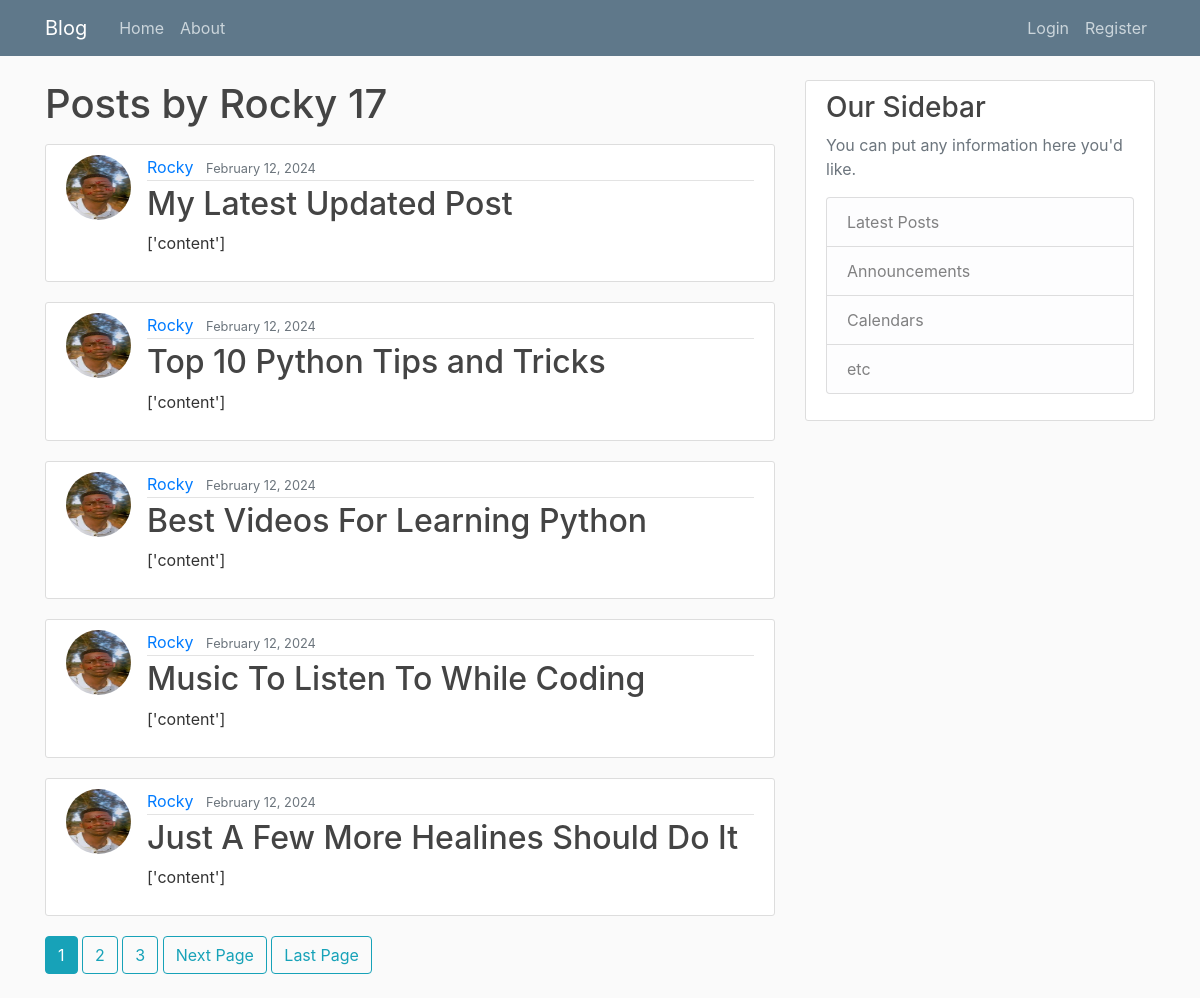
The page /user/Rocky on the database its author committed.
### blog/models.py (models this page shows, shortened)
class Post(models.Model):
    title = models.CharField(max_length=100)
    content = models.TextField()
    date_posted = models.DateTimeField(default=timezone.now)
    author = models.ForeignKey(User, on_delete=models.CASCADE)

### users/models.py (models this page shows, shortened)
class profile(models.Model):
    user = models.OneToOneField(User, on_delete=models.CASCADE)
    image = models.ImageField(default='default.jpg', upload_to='profile_pics')

### blog/views.py (the view)
# urls.py: path('user/<str:username>', UserPostListView.as_view(), name='user-posts'),
class UserPostListView(ListView):
    model = Post
    template_name = 'blog/user_posts.html' # <app>/<model>_<viewtype>.html
    context_object_name = 'posts'
    paginate_by = 5
    def get_queryset(self):
        user = get_object_or_404(User, username=self.kwargs.get('username'))
        return Post.objects.filter(author=user).order_by('-date_posted')

### blog/templates/blog/user_posts.html (shortened to what this page needs)
{% extends "blog/base.html" %}
{% block content %}
    <h1 class="mb-3">Posts by {{ view.kwargs.username }} {{ page_obj.paginator.count }}</h1>
    {% for post in posts %}
        <article class="media content-section">
            <img class="rounded-circle article-img" src="{{ post.author.profile.image.url }}">
            <div class="media-body">
            <div class="article-metadata">
                <a class="mr-2" href="{% url 'user-posts' post.author.username %}">{{ post.author }}</a>
                <small class="text-muted">{{ post.date_posted | date:"F d, Y" }}</small>
            </div>
            <h2><a class="article-title" href="{% url 'post-detail' post.id %}">{{ post.title }}</a></h2>
            <p class="article-content">{{ post.content }}</p>
            </div>
        </article>
    {% endfor %}
    {% if is_paginated %}
        {% for num in page_obj.paginator.page_range %}
            {% if page_obj.number == num %}
                <a class="btn btn-info mb-4" href="?page={{ num }}">{{ num }}</a>
            {% elif num > page_obj.number|add:'-3' and num < page_obj.number|add:'3' %}
                <a class="btn btn-outline-info mb-4" href="?page={{ num }}">{{ num }}</a>
            {% endif %}
        {% endfor %}
        {% if page_obj.has_next %}
            <a class="btn btn-outline-info mb-4" href="?page={{ page_obj.next_page_number}}">Next Page</a>
            <a class="btn btn-outline-info mb-4" href="?page={{ page_obj.paginator.num_pages }}">Last Page</a>
        {% endif %}
    {% endif %}
{% endblock content %}

### blog/static/blog/main.css (style rules this page uses)
body { background: #fafafa; color: #333333; margin-top: 5rem; }
h1, h2, h3, h4, h5, h6 { color: #444444; }
.content-section { background: #ffffff; padding: 10px 20px; border: 1px solid #dddddd; border-radius: 3px; margin-bottom: 20px; }
.article-title { color: #444444; }
.article-content { white-space: pre-line; }
.article-img { height: 65px; width: 65px; margin-right: 16px; }
.article-metadata { padding-bottom: 1px; margin-bottom: 4px; border-bottom: 1px solid #e3e3e3 }

### rows shown on the page
Post: author.profile.image (placeholder picture), author "Rocky", date_posted "February 12, 2024", title "My Latest Updated Post", content "['content']"
Post: author.profile.image (placeholder picture), author "Rocky", date_posted "February 12, 2024", title "Top 10 Python Tips and Tricks", content "['content']"
Post: author.profile.image (placeholder picture), author "Rocky", date_posted "February 12, 2024", title "Best Videos For Learning Python", content "['content']"
Post: author.profile.image (placeholder picture), author "Rocky", date_posted "February 12, 2024", title "Music To Listen To While Coding", content "['content']"
Post: author.profile.image (placeholder picture), author "Rocky", date_posted "February 12, 2024", title "Just A Few More Healines Should Do It", content "['content']"

### other values the page prints
{{ view.kwargs.username }} "Rocky"
{{ page_obj.paginator.count }} "17"
{{ num }} "1"
{{ num }} "2" "3"
